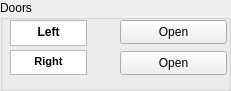
     <widget class="QGroupBox" name="door_box">
      <property name="geometry">
       <rect>
        <x>20</x>
        <y>400</y>
        <width>231</width>
        <height>91</height>
       </rect>
      </property>
      <property name="title">
       <string>Doors</string>
      </property>
      <widget class="QTextBrowser" name="right_txt">
       <property name="geometry">
        <rect>
         <x>10</x>
         <y>50</y>
         <width>77</width>
         <height>25</height>
        </rect>
       </property>
       <property name="html">
        <string>&lt;!DOCTYPE HTML PUBLIC &quot;-//W3C//DTD HTML 4.0//EN&quot; &quot;http://www.w3.org/TR/REC-html40/strict.dtd&quot;&gt;
&lt;html&gt;&lt;head&gt;&lt;meta name=&quot;qrichtext&quot; content=&quot;1&quot; /&gt;&lt;meta charset=&quot;utf-8&quot; /&gt;&lt;style type=&quot;text/css&quot;&gt;
p, li { white-space: pre-wrap; }
hr { height: 1px; border-width: 0; }
li.unchecked::marker { content: &quot;\2610&quot;; }
li.checked::marker { content: &quot;\2612&quot;; }
&lt;/style&gt;&lt;/head&gt;&lt;body style=&quot; font-family:'Segoe UI'; font-size:10pt; font-weight:400; font-style:normal;&quot;&gt;
&lt;p align=&quot;center&quot; style=&quot; margin-top:0px; margin-bottom:0px; margin-left:0px; margin-right:0px; -qt-block-indent:0; text-indent:0px;&quot;&gt;&lt;span style=&quot; font-family:'MS Shell Dlg 2'; font-size:8.25pt; font-weight:696;&quot;&gt;Right&lt;/span&gt;&lt;/p&gt;&lt;/body&gt;&lt;/html&gt;</string>
       </property>
      </widget>
      <widget class="QTextBrowser" name="left_txt">
       <property name="geometry">
        <rect>
         <x>10</x>
         <y>20</y>
         <width>77</width>
         <height>26</height>
        </rect>
       </property>
       <property name="font">
        <font>
         <pointsize>11</pointsize>
         <bold>true</bold>
        </font>
       </property>
       <property name="html">
        <string>&lt;!DOCTYPE HTML PUBLIC &quot;-//W3C//DTD HTML 4.0//EN&quot; &quot;http://www.w3.org/TR/REC-html40/strict.dtd&quot;&gt;
&lt;html&gt;&lt;head&gt;&lt;meta name=&quot;qrichtext&quot; content=&quot;1&quot; /&gt;&lt;meta charset=&quot;utf-8&quot; /&gt;&lt;style type=&quot;text/css&quot;&gt;
p, li { white-space: pre-wrap; }
hr { height: 1px; border-width: 0; }
li.unchecked::marker { content: &quot;\2610&quot;; }
li.checked::marker { content: &quot;\2612&quot;; }
&lt;/style&gt;&lt;/head&gt;&lt;body style=&quot; font-family:'Segoe UI'; font-size:11pt; font-weight:700; font-style:normal;&quot;&gt;
&lt;p align=&quot;center&quot; style=&quot; margin-top:0px; margin-bottom:0px; margin-left:0px; margin-right:0px; -qt-block-indent:0; text-indent:0px;&quot;&gt;&lt;span style=&quot; font-size:9pt; font-weight:696;&quot;&gt;Left&lt;/span&gt;&lt;/p&gt;&lt;/body&gt;&lt;/html&gt;</string>
       </property>
      </widget>
      <widget class="QPushButton" name="left_button">
       <property name="geometry">
        <rect>
         <x>120</x>
         <y>20</y>
         <width>107</width>
         <height>24</height>
        </rect>
       </property>
       <property name="text">
        <string>Open</string>
       </property>
      </widget>
      <widget class="QPushButton" name="right_button">
       <property name="geometry">
        <rect>
         <x>120</x>
         <y>51</y>
         <width>107</width>
         <height>24</height>
        </rect>
       </property>
       <property name="text">
        <string>Open</string>
       </property>
      </widget>
     </widget>
